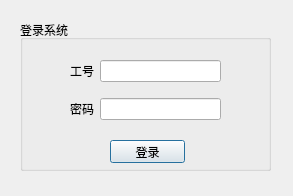
<?xml version="1.0" encoding="UTF-8"?>
<ui version="4.0">
 <class>Login_Dialog</class>
 <widget class="QDialog" name="Login_Dialog">
  <property name="geometry">
   <rect>
    <x>0</x>
    <y>0</y>
    <width>293</width>
    <height>196</height>
   </rect>
  </property>
  <property name="windowTitle">
   <string>Dialog</string>
  </property>
  <widget class="QGroupBox" name="view_login">
   <property name="geometry">
    <rect>
     <x>20</x>
     <y>20</y>
     <width>251</width>
     <height>151</height>
    </rect>
   </property>
   <property name="title">
    <string>登录系统</string>
   </property>
   <property name="flat">
    <bool>false</bool>
   </property>
   <property name="checkable">
    <bool>false</bool>
   </property>
   <widget class="QWidget" name="layoutWidget">
    <property name="geometry">
     <rect>
      <x>50</x>
      <y>30</y>
      <width>151</width>
      <height>81</height>
     </rect>
    </property>
    <layout class="QGridLayout" name="gridLayout">
     <item row="0" column="1">
      <widget class="QLineEdit" name="tb_id"/>
     </item>
     <item row="0" column="0">
      <widget class="QLabel" name="lb_id">
       <property name="text">
        <string>工号</string>
       </property>
      </widget>
     </item>
     <item row="1" column="0">
      <widget class="QLabel" name="lb_password">
       <property name="text">
        <string>密码</string>
       </property>
      </widget>
     </item>
     <item row="1" column="1">
      <widget class="QLineEdit" name="tb_password">
       <property name="echoMode">
        <enum>QLineEdit::Password</enum>
       </property>
      </widget>
     </item>
    </layout>
   </widget>
   <widget class="QPushButton" name="btn_login">
    <property name="geometry">
     <rect>
      <x>90</x>
      <y>120</y>
      <width>75</width>
      <height>23</height>
     </rect>
    </property>
    <property name="text">
     <string>登录</string>
    </property>
   </widget>
  </widget>
 </widget>
 <resources/>
 <connections/>
</ui>
